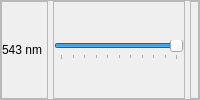
                        <widget class="QFrame" name="Chrolis09_frame">
                         <property name="frameShape">
                          <enum>QFrame::StyledPanel</enum>
                         </property>
                         <property name="frameShadow">
                          <enum>QFrame::Raised</enum>
                         </property>
                         <layout class="QHBoxLayout" name="aa_21">
                          <property name="spacing">
                           <number>5</number>
                          </property>
                          <property name="leftMargin">
                           <number>0</number>
                          </property>
                          <property name="topMargin">
                           <number>0</number>
                          </property>
                          <property name="rightMargin">
                           <number>0</number>
                          </property>
                          <property name="bottomMargin">
                           <number>0</number>
                          </property>
                          <item>
                           <widget class="QFrame" name="Chrolis09_Display_frame">
                            <property name="maximumSize">
                             <size>
                              <width>125</width>
                              <height>16777215</height>
                             </size>
                            </property>
                            <property name="frameShape">
                             <enum>QFrame::StyledPanel</enum>
                            </property>
                            <property name="frameShadow">
                             <enum>QFrame::Raised</enum>
                            </property>
                            <layout class="QHBoxLayout" name="Chrolis09_toggleButton_layout">
                             <property name="spacing">
                              <number>0</number>
                             </property>
                             <property name="leftMargin">
                              <number>0</number>
                             </property>
                             <property name="topMargin">
                              <number>0</number>
                             </property>
                             <property name="rightMargin">
                              <number>5</number>
                             </property>
                             <property name="bottomMargin">
                              <number>0</number>
                             </property>
                             <item>
                              <widget class="QLabel" name="Chrolis09_Display_label">
                               <property name="text">
                                <string>543 nm</string>
                               </property>
                               <property name="alignment">
                                <set>Qt::AlignLeading|Qt::AlignLeft|Qt::AlignVCenter</set>
                               </property>
                              </widget>
                             </item>
                            </layout>
                           </widget>
                          </item>
                          <item>
                           <widget class="QFrame" name="Chrolis09_Slider_frame">
                            <property name="maximumSize">
                             <size>
                              <width>225</width>
                              <height>16777215</height>
                             </size>
                            </property>
                            <property name="frameShape">
                             <enum>QFrame::StyledPanel</enum>
                            </property>
                            <property name="frameShadow">
                             <enum>QFrame::Raised</enum>
                            </property>
                            <layout class="QHBoxLayout" name="horizontalLayout_71">
                             <property name="spacing">
                              <number>0</number>
                             </property>
                             <property name="leftMargin">
                              <number>0</number>
                             </property>
                             <property name="topMargin">
                              <number>0</number>
                             </property>
                             <property name="rightMargin">
                              <number>0</number>
                             </property>
                             <property name="bottomMargin">
                              <number>0</number>
                             </property>
                             <item>
                              <widget class="QSlider" name="Chrolis09_Slider">
                               <property name="maximum">
                                <number>100</number>
                               </property>
                               <property name="sliderPosition">
                                <number>100</number>
                               </property>
                               <property name="orientation">
                                <enum>Qt::Horizontal</enum>
                               </property>
                               <property name="tickPosition">
                                <enum>QSlider::TicksBelow</enum>
                               </property>
                               <property name="tickInterval">
                                <number>10</number>
                               </property>
                              </widget>
                             </item>
                            </layout>
                           </widget>
                          </item>
                          <item>
                           <widget class="QFrame" name="Chrolis09_Light_frame">
                            <property name="maximumSize">
                             <size>
                              <width>50</width>
                              <height>16777215</height>
                             </size>
                            </property>
                            <property name="frameShape">
                             <enum>QFrame::StyledPanel</enum>
                            </property>
                            <property name="frameShadow">
                             <enum>QFrame::Raised</enum>
                            </property>
                            <layout class="QHBoxLayout" name="horizontalLayout_72">
                             <property name="spacing">
                              <number>0</number>
                             </property>
                             <property name="leftMargin">
                              <number>0</number>
                             </property>
                             <property name="topMargin">
                              <number>0</number>
                             </property>
                             <property name="rightMargin">
                              <number>0</number>
                             </property>
                             <property name="bottomMargin">
                              <number>0</number>
                             </property>
                             <item>
                              <widget class="QLabel" name="Chrolis09_Value">
                               <property name="text">
                                <string/>
                               </property>
                               <property name="alignment">
                                <set>Qt::AlignCenter</set>
                               </property>
                              </widget>
                             </item>
                            </layout>
                           </widget>
                          </item>
                         </layout>
                        </widget>
